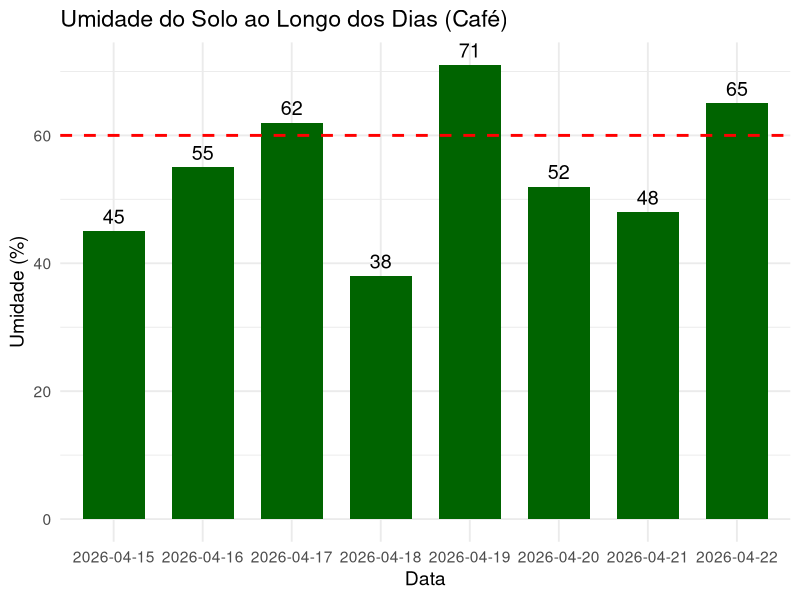
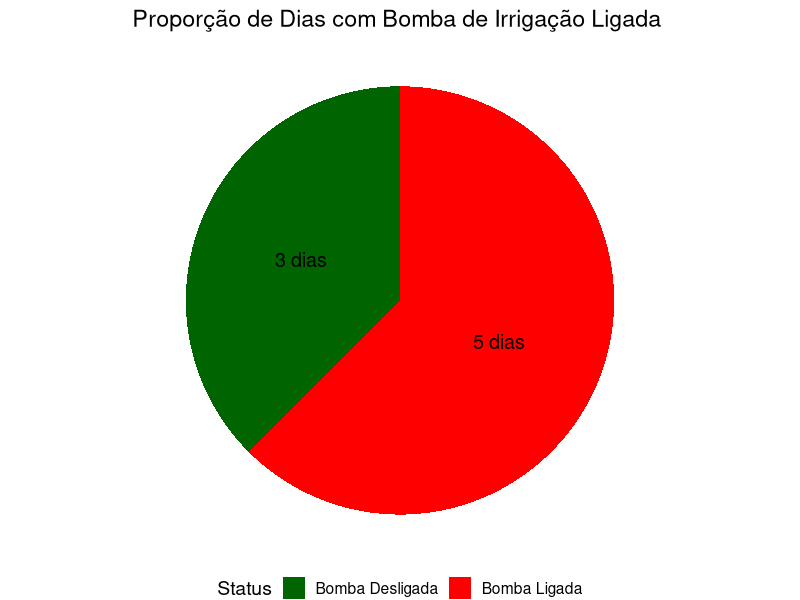
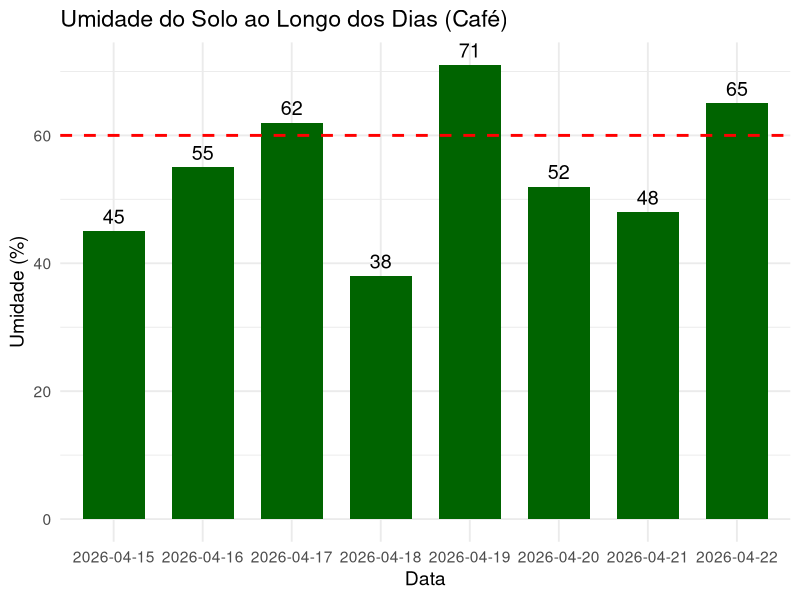
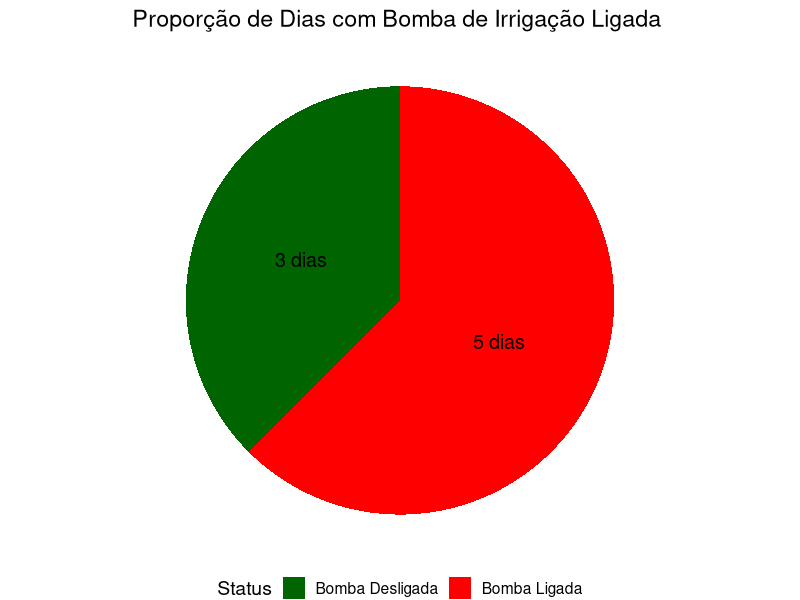

Source code (R) for these figures, in order:
# =====================================================
# FARMTECH SOLUTIONS - IR ALÉM 2 (Data Science)
# Análise Estatística + Gráficos para Decisão de Irrigação
# Cultura: Café (dados Embrapa + simulação do projeto)
# =====================================================

# Instala ggplot2 se necessário
if (!require(ggplot2)) install.packages("ggplot2")
library(ggplot2)

cat("=== FarmTech Solutions - Análise Estatística em R (ggplot2) ===\n\n")

# ==================== DETECÇÃO AUTOMÁTICA DA PASTA ====================
if (rstudioapi::isAvailable()) {
  # Pega automaticamente a pasta onde o arquivo .R está salvo
  setwd(dirname(rstudioapi::getActiveDocumentContext()$path))
  cat("✅ Diretório detectado automaticamente pelo RStudio\n")
} else {
  cat("⚠️  RStudio não detectado - usando diretório atual\n")
}

cat("📍 Diretório atual:", getwd(), "\n")

# Cria a pasta assets caso não exista
if (!dir.exists("assets")) {
  dir.create("assets")
  cat("✅ Pasta 'assets/' criada automaticamente!\n")
}

# ==================== DADOS HISTÓRICOS ====================
dados <- data.frame(
  Data         = c("2026-04-15", "2026-04-16", "2026-04-17", "2026-04-18",
                   "2026-04-19", "2026-04-20", "2026-04-21", "2026-04-22"),
  Umidade      = c(45, 55, 62, 38, 71, 52, 48, 65),
  pH           = c(5.2, 5.8, 6.1, 4.9, 5.5, 5.7, 5.3, 5.9),
  N_ok         = c(1, 1, 1, 0, 1, 1, 1, 0),
  P_ok         = c(1, 1, 0, 1, 1, 1, 1, 1),
  K_ok         = c(1, 1, 1, 1, 0, 1, 1, 1),
  Bomba_Ligada = c(1, 1, 0, 1, 0, 1, 1, 0)
)

# ==================== ANÁLISE DESCRITIVA ====================
cat("📊 RESUMO ESTATÍSTICO:\n")
print(summary(dados))

cat("\nMédia de Umidade..............:", round(mean(dados$Umidade), 1), "%")
cat("\nDesvio Padrão da Umidade.....:", round(sd(dados$Umidade), 2))
cat("\nMédia de pH...................:", round(mean(dados$pH), 2))
cat("\nCorrelação Umidade x Bomba....:", round(cor(dados$Umidade, dados$Bomba_Ligada), 3))

# ==================== DECISÃO ESTATÍSTICA ====================
media_umidade <- mean(dados$Umidade)
cor_umidade_bomba <- cor(dados$Umidade, dados$Bomba_Ligada)

decisao <- ifelse(media_umidade < 60 && cor_umidade_bomba < -0.4,
                  "✅ RECOMENDADO LIGAR A BOMBA",
                  "❌ NÃO LIGAR A BOMBA")

cat("\n\n🚀 DECISÃO ESTATÍSTICA DA BOMBA:", decisao, "\n\n")

# ==================== GRÁFICOS COM GGPLOT2 ====================

# Gráfico de Barras
grafico_barras <- ggplot(dados, aes(x = Data, y = Umidade)) +
  geom_col(fill = "darkgreen", width = 0.7) +
  geom_hline(yintercept = 60, color = "red", linetype = "dashed", size = 1) +
  geom_text(aes(label = Umidade), vjust = -0.5, size = 5) +
  labs(title = "Umidade do Solo ao Longo dos Dias (Café)",
       x = "Data", y = "Umidade (%)") +
  theme_minimal(base_size = 14)

print(grafico_barras)
ggsave("assets/grafico_barras_umidade.png", grafico_barras, width = 10, height = 6, dpi = 300)

# Gráfico de Pizza
ligada <- sum(dados$Bomba_Ligada)
desligada <- length(dados$Bomba_Ligada) - ligada

dados_pizza <- data.frame(Status = c("Bomba Ligada", "Bomba Desligada"), 
                          Dias = c(ligada, desligada))

grafico_pizza <- ggplot(dados_pizza, aes(x = "", y = Dias, fill = Status)) +
  geom_bar(stat = "identity", width = 1) +
  coord_polar("y") +
  geom_text(aes(label = paste(Dias, "dias")), position = position_stack(vjust = 0.5), size = 5) +
  labs(title = "Proporção de Dias com Bomba de Irrigação Ligada") +
  scale_fill_manual(values = c("darkgreen", "red")) +
  theme_void(base_size = 14) +
  theme(legend.position = "bottom")

print(grafico_pizza)
ggsave("assets/grafico_pizza_bomba.png", grafico_pizza, width = 8, height = 8, dpi = 300)

cat("✅ Gráficos gerados com sucesso e salvos na pasta assets/!\n")
